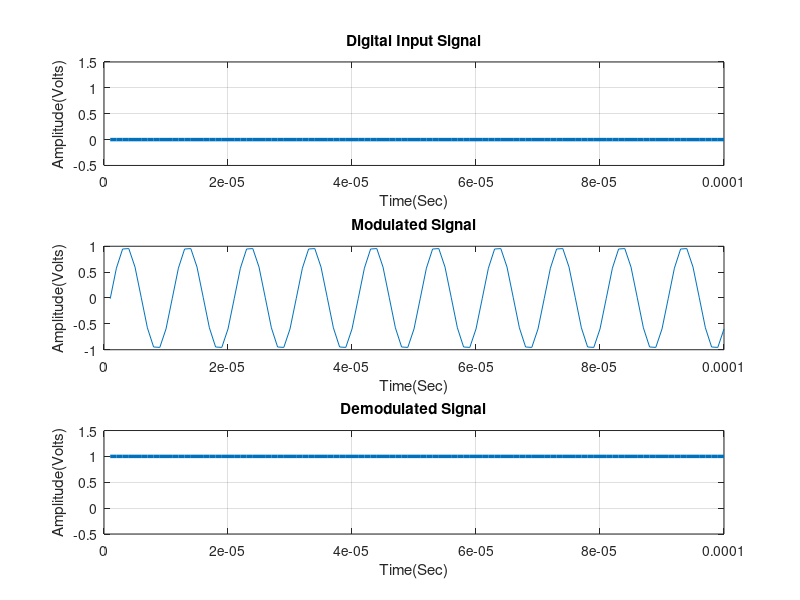

The MATLAB script that drew this image:
% <<<<<<<<<<<<<<<<<<<< Modulation and Demodulation >>>>>>>>>>>>>>>>>>>>
clc, clear all, close all;
% ******************* Digital/Binary input information ********************
x = input('Enter Digital Input Information = ');   % Binary information as stream of bits (binary signal 0 or 1)
N = length(x);
Tb = 0.0001;   %Data rate = 1MHz i.e., bit period (second)
nb = 100;   % Digital signal per bit
t1 = Tb/nb:Tb/nb:Tb*N;   % Time period
t2 = Tb/nb:Tb/nb:Tb;   % Signal time   
% ************* Represent input information as digital signal *************

digit = []; 
for n = 1:1:N
    if x(n) == 1;
       sig = ones(1,nb);
    else x(n) == 0;
        sig = zeros(1,nb);
    end
     digit = [digit sig];
end

figure('Name','Modulation and Demodulation','NumberTitle','off');
subplot(3,1,1);
plot(t1,digit,'LineWidth',2.5);
grid on;
axis([0 Tb*N -0.5 1.5]);
xlabel('Time(Sec)');
ylabel('Amplitude(Volts)');
title('Digital Input Signal');
% **************************** Modulation *****************************
br = 1/Tb;       % Bit rate
c1 = cos(2*pi*100000*t2 + 0);        % carrier signal for binary value '1'
c2 = cos(2*pi*100000*t2 + 180);      % carrier siignal for binary value '0'
mod = [];
for (i = 1:1:N)
    if (x(i) == 0)
        y = c1   % Modulation signal with carrier signal 1
    else
        y = c2   % Modulation signal with carrier signal 2
    end
    mod = [mod y];
end

subplot(3,1,2);
plot(t1,mod);
xlabel('Time(Sec)');
ylabel('Amplitude(Volts)');
title('Modulated Signal');
% ********************* Transmitted signal x ******************************
x = mod;
% ********************* Received signal y *********************************
y = x  % Assuming No Channel Impairments, Recieved Signal = Transmitted Signal
% *************************** Demodulation ****************************
s = length(t2);
demod = [];
for n = s:s:length(y)
  if(y(n-1) == c1(nb-1))
      a = 0
  else
      a = 1
  end
  demod = [demod a]
end
disp('Demodulated Binary Information at Receiver: ');
disp(demod);
% ********** Represent demodulated information as digital signal **********
digit = [];
for n = 1:length(demod);
    if demod(n) == 1;
       sig = ones(1,nb);
    else demod(n) == 0;
        sig = zeros(1,nb);
    end
     digit = [digit sig];
end
subplot(3,1,3)
plot(t1,digit,'LineWidth',2.5);grid on;
axis([0 Tb*length(demod) -0.5 1.5]);
xlabel('Time(Sec)');
ylabel('Amplitude(Volts)');
title('Demodulated Signal');
% ************************** End of the program ***************************

